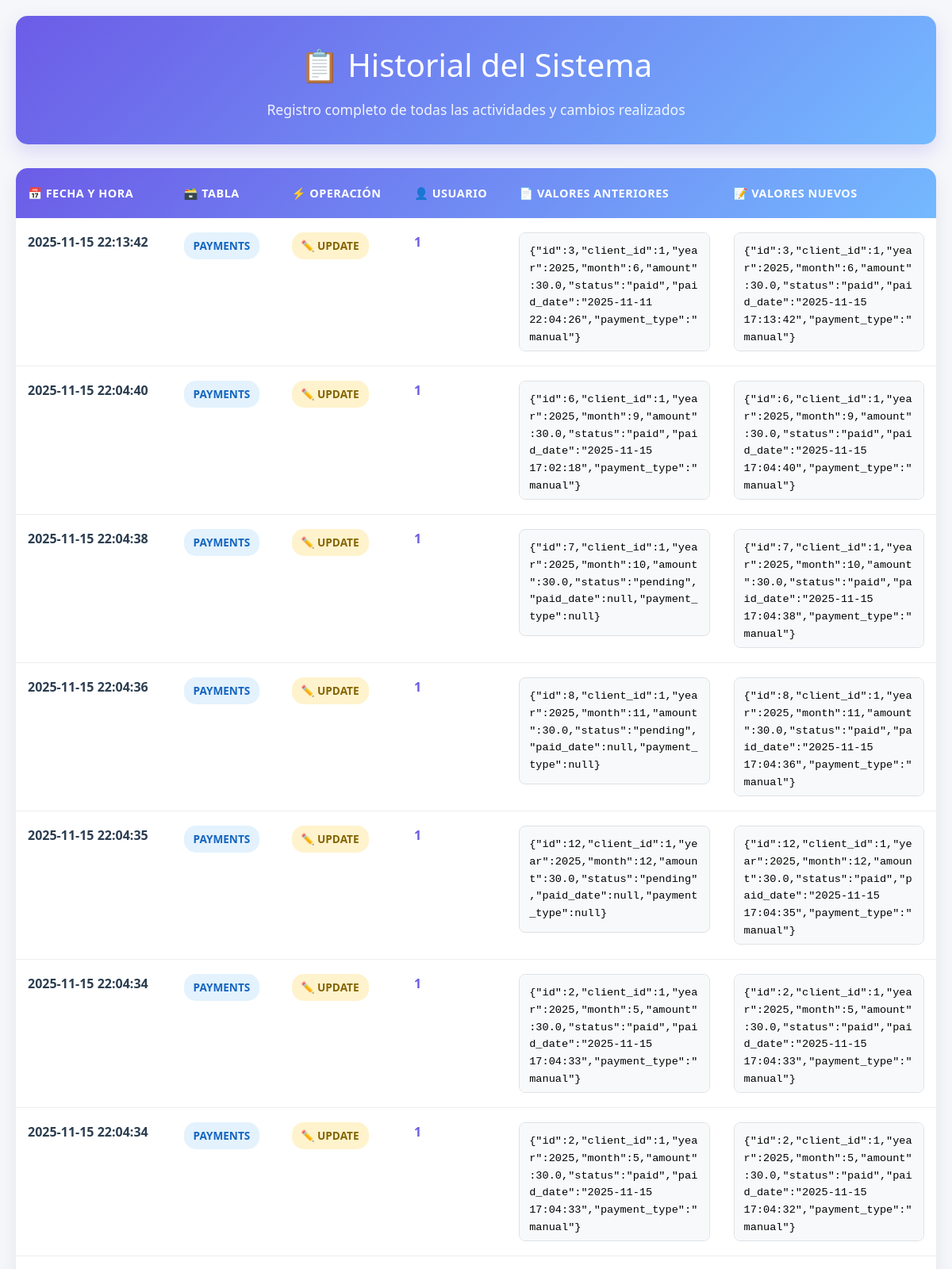
Page /admin/historial (signed in, upper part) on the committed database.
### tables this page shows
CREATE TABLE historial_cambios (
            id INTEGER PRIMARY KEY, 
            tabla TEXT NOT NULL, 
            operacion TEXT NOT NULL, 
            usuario TEXT, 
            fecha_hora TEXT NOT NULL, 
            old_values TEXT, 
            new_values TEXT
        );

### backend/app/blueprints/admin.py (the view)
@bp.route('/historial')
@login_required
def historial():
    db = get_db()
    cur = db.execute('SELECT * FROM historial_cambios ORDER BY fecha_hora DESC LIMIT 1000')
    rows = cur.fetchall()
    return render_template('historial.html', rows=rows)

### backend/app/blueprints/admin.py (called while the page is built)
def login_required(f):
    from functools import wraps
    @wraps(f)
    def wrapper(*args, **kwargs):
        if 'admin' not in session:
            return redirect(url_for('auth.login'))
        return f(*args, **kwargs)
    return wrapper

### backend/app/db.py (called while the page is built)
def get_db():
    db = getattr(g, '_database', None)
    if db is None:
        db = g._database = sqlite3.connect(DATABASE)
        db.row_factory = sqlite3.Row
    return db

def close_connection(exception):
    db = getattr(g, '_database', None)
    if db is not None:
        db.close()

### backend/templates/historial.html (shortened to what this page needs)
<!doctype html>
<html lang="es">
<head>
</head>
<body>
    <div class='container'>
        <div class='header'>
            <h2>📋 Historial del Sistema</h2>
            <p>Registro completo de todas las actividades y cambios realizados</p>
        </div>
        <div class='table-container'>
            <table class='table'>
                <thead>
                    <tr>
                        <th>📅 Fecha y Hora</th>
                        <th>🗃️ Tabla</th>
                        <th>⚡ Operación</th>
                        <th>👤 Usuario</th>
                        <th>📄 Valores Anteriores</th>
                        <th>📝 Valores Nuevos</th>
                    </tr>
                </thead>
                <tbody>
                    {% for r in rows %}
                    <tr>
                        <td class='date-cell'>{{r.fecha_hora}}</td>
                        <td>
                            <span class='table-name'>{{r.tabla}}</span>
                        </td>
                        <td>
                            {% if r.operacion == 'CREATE' %}
                            <span class='operation-create'>➕ {{r.operacion}}</span>
                            {% elif r.operacion == 'UPDATE' %}
                            <span class='operation-update'>✏️ {{r.operacion}}</span>
                            {% elif r.operacion == 'DELETE' %}
                            <span class='operation-delete'>🗑️ {{r.operacion}}</span>
                            {% else %}
                            <span class='operation-update'>{{r.operacion}}</span>
                            {% endif %}
                        </td>
                        <td class='user-cell'>{{r.usuario}}</td>
                        <td class='data-cell'>
                            {% if r.old_values %}
                            <pre>{{r.old_values}}</pre>
                            {% else %}
                            <div class='empty-data'>Sin datos anteriores</div>
                            {% endif %}
                        </td>
                        <td class='data-cell'>
                            {% if r.new_values %}
                            <pre>{{r.new_values}}</pre>
                            {% else %}
                            <div class='empty-data'>Sin datos nuevos</div>
                            {% endif %}
                        </td>
                    </tr>
                    {% endfor %}
                </tbody>
            </table>
        </div>
    </div>
</body>
</html>

### backend/templates/historial.html (style rules this page uses)
* { margin: 0; padding: 0; box-sizing: border-box; }
body { font-family: 'Segoe UI', Tahoma, Geneva, Verdana, sans-serif; background: #f5f7fa; line-height: 1.6; min-height: 100vh; }
.container { max-width: 1400px; margin: 0 auto; padding: 20px; }
.header { background: linear-gradient(135deg, #6c5ce7 0%, #74b9ff 100%); color: white; padding: 30px; border-radius: 15px; margin-bottom: 30px; text-align: center; box-shadow: 0 10px 25px rgba(108, 92, 231, 0.2); animation: slideDown 0.6s ease-out; }
.header h2 { font-size: 2.5rem; font-weight: 300; margin-bottom: 10px; }
.header p { font-size: 1.1rem; opacity: 0.9; }
.table-container { background: white; border-radius: 15px; overflow: hidden; box-shadow: 0 10px 25px rgba(0, 0, 0, 0.08); animation: fadeInUp 0.8s ease-out 0.2s both; }
.table { width: 100%; border-collapse: collapse; }
.table thead { background: linear-gradient(135deg, #6c5ce7 0%, #74b9ff 100%); }
.table th { padding: 20px 15px; text-align: left; color: white; font-weight: 600; text-transform: uppercase; font-size: 0.9rem; letter-spacing: 0.5px; white-space: nowrap; }
.table td { padding: 18px 15px; border-bottom: 1px solid #eee; vertical-align: top; }
.table tbody tr { transition: all 0.3s ease; }
.date-cell { font-weight: 600; color: #2c3e50; white-space: nowrap; min-width: 150px; }
.table-name { background: #e3f2fd; color: #1565c0; padding: 6px 12px; border-radius: 15px; font-weight: 600; font-size: 0.85rem; text-transform: uppercase; display: inline-block; }
.operation-update { background: #fff3cd; color: #856404; padding: 6px 12px; border-radius: 15px; font-weight: 600; font-size: 0.85rem; text-transform: uppercase; display: inline-block; }
.user-cell { font-weight: 600; color: #6c5ce7; }
.data-cell { max-width: 250px; }
.data-cell pre { background: #f8f9fa; border: 1px solid #dee2e6; border-radius: 8px; padding: 12px; font-size: 0.85rem; overflow-x: auto; white-space: pre-wrap; word-wrap: break-word; max-height: 150px; overflow-y: auto; }
@media (max-width: 1200px) { .table-container { overflow-x: auto; } }
@media (max-width: 1200px) { .table { min-width: 1000px; } }

### rows in the picture
historial_cambios: fecha_hora "2025-11-15 22:13:42", tabla "PAYMENTS", operacion "UPDATE", usuario "1", old_values "{\"id\":3,\"client_id\":1,\"year\":2025,\"month\":6,\"amount\":30.0,\"status\":\"paid\",\"paid_date\":\"2025-11-11 22:04:26\",\"payment_type\":\"manual\"}", new_values "{\"id\":3,\"client_id\":1,\"year\":2025,\"month\":6,\"amount\":30.0,\"status\":\"paid\",\"paid_date\":\"2025-11-15 17:13:42\",\"payment_type\":\"manual\"}"
historial_cambios: fecha_hora "2025-11-15 22:04:40", tabla "PAYMENTS", operacion "UPDATE", usuario "1", old_values "{\"id\":6,\"client_id\":1,\"year\":2025,\"month\":9,\"amount\":30.0,\"status\":\"paid\",\"paid_date\":\"2025-11-15 17:02:18\",\"payment_type\":\"manual\"}", new_values "{\"id\":6,\"client_id\":1,\"year\":2025,\"month\":9,\"amount\":30.0,\"status\":\"paid\",\"paid_date\":\"2025-11-15 17:04:40\",\"payment_type\":\"manual\"}"
historial_cambios: fecha_hora "2025-11-15 22:04:38", tabla "PAYMENTS", operacion "UPDATE", usuario "1", old_values "{\"id\":7,\"client_id\":1,\"year\":2025,\"month\":10,\"amount\":30.0,\"status\":\"pending\",\"paid_date\":null,\"payment_type\":null}", new_values "{\"id\":7,\"client_id\":1,\"year\":2025,\"month\":10,\"amount\":30.0,\"status\":\"paid\",\"paid_date\":\"2025-11-15 17:04:38\",\"payment_type\":\"manual\"}"
historial_cambios: fecha_hora "2025-11-15 22:04:36", tabla "PAYMENTS", operacion "UPDATE", usuario "1", old_values "{\"id\":8,\"client_id\":1,\"year\":2025,\"month\":11,\"amount\":30.0,\"status\":\"pending\",\"paid_date\":null,\"payment_type\":null}", new_values "{\"id\":8,\"client_id\":1,\"year\":2025,\"month\":11,\"amount\":30.0,\"status\":\"paid\",\"paid_date\":\"2025-11-15 17:04:36\",\"payment_type\":\"manual\"}"
historial_cambios: fecha_hora "2025-11-15 22:04:35", tabla "PAYMENTS", operacion "UPDATE", usuario "1", old_values "{\"id\":12,\"client_id\":1,\"year\":2025,\"month\":12,\"amount\":30.0,\"status\":\"pending\",\"paid_date\":null,\"payment_type\":null}", new_values "{\"id\":12,\"client_id\":1,\"year\":2025,\"month\":12,\"amount\":30.0,\"status\":\"paid\",\"paid_date\":\"2025-11-15 17:04:35\",\"payment_type\":\"manual\"}"
historial_cambios: fecha_hora "2025-11-15 22:04:34", tabla "PAYMENTS", operacion "UPDATE", usuario "1", old_values "{\"id\":2,\"client_id\":1,\"year\":2025,\"month\":5,\"amount\":30.0,\"status\":\"paid\",\"paid_date\":\"2025-11-15 17:04:33\",\"payment_type\":\"manual\"}", new_values "{\"id\":2,\"client_id\":1,\"year\":2025,\"month\":5,\"amount\":30.0,\"status\":\"paid\",\"paid_date\":\"2025-11-15 17:04:33\",\"payment_type\":\"manual\"}"
historial_cambios: fecha_hora "2025-11-15 22:04:34", tabla "PAYMENTS", operacion "UPDATE", usuario "1", old_values "{\"id\":2,\"client_id\":1,\"year\":2025,\"month\":5,\"amount\":30.0,\"status\":\"paid\",\"paid_date\":\"2025-11-15 17:04:33\",\"payment_type\":\"manual\"}", new_values "{\"id\":2,\"client_id\":1,\"year\":2025,\"month\":5,\"amount\":30.0,\"status\":\"paid\",\"paid_date\":\"2025-11-15 17:04:32\",\"payment_type\":\"manual\"}"
